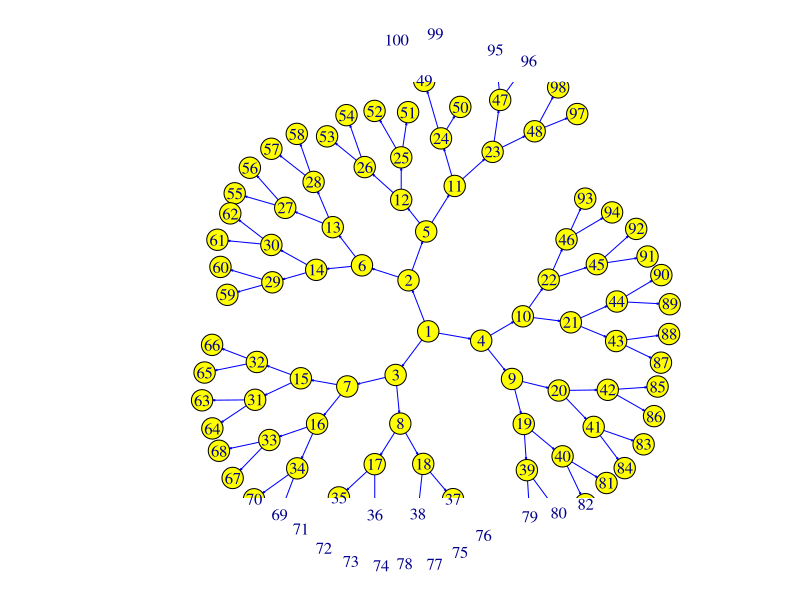

Write the R code that produced this figure.
library (igraph)

tt = make_empty_graph (n=100)
tt = tt + edge (1, 2)
tt = tt + edge (1, 3)
tt = tt + edge (1, 4)

vis <- c (1, 2, 3, 4)
i = 2
while (length (vis) < 100) {
  
  j = i+1
  while (is.element (j, vis) && j < 101) {
    j = j+1
  }
  
  tt = tt + edge (i, j)
  tt = tt + edge (i, j+1)
  
  vis <- c(vis, j)
  vis <- c(vis, j+1)
  
  i = i+1
}

plot (tt, vertex.color = "yellow", edge.color = "blue", edge.arrow.size = 0.1, layout = layout_with_kk, rescale=FALSE, xlim=c(-5,5), ylim=c(-4,5), vertex.size=50)
